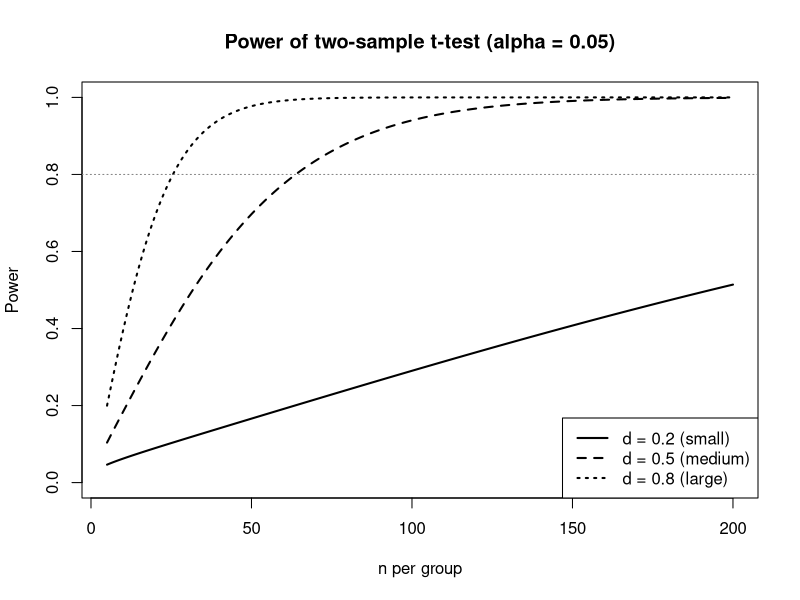

Write the R code that produced this figure.
# =============================================================
# فصل ۷ — محاسبه حجم نمونه و توان آماری (R پایه + بسته اختیاری pwr)
# اجرا از ریشه پروژه: Rscript 07_sample_size_power/code/sample_size.R
# همه نتایج را به عدد صحیح بعدی گرد کنید (ceiling).
# =============================================================
z <- function(p) qnorm(p)

## ---- ۱) برآورد یک میانگین با دقت d (نصف عرض CI)
n_mean <- function(sd, d, conf = .95) ceiling((z(1 - (1 - conf) / 2) * sd / d)^2)
cat("1) Mean, SD=15, d=2:", n_mean(15, 2), "\n")

## ---- ۲) برآورد یک نسبت با دقت مطلق d + اصلاح جامعه محدود (فرمول کوکران)
n_prop <- function(p, d, conf = .95, N = Inf) {
  n0 <- z(1 - (1 - conf) / 2)^2 * p * (1 - p) / d^2
  ceiling(if (is.finite(N)) n0 / (1 + (n0 - 1) / N) else n0)
}
cat("2) Proportion p=0.3, d=0.05:", n_prop(.3, .05),
    "| with N=2000:", n_prop(.3, .05, N = 2000),
    "| unknown p (0.5):", n_prop(.5, .05), "\n")

## ---- ۳) مقایسه دو میانگین مستقل (هر گروه)
n_two_means <- function(sd, delta, alpha = .05, power = .8, ratio = 1) {
  n1 <- (1 + 1 / ratio) * sd^2 * (z(1 - alpha / 2) + z(power))^2 / delta^2
  c(n1 = ceiling(n1), n2 = ceiling(n1 * ratio))
}
cat("3) Two means, SD=10, delta=5 (d=0.5):", n_two_means(10, 5), "\n")
print(power.t.test(delta = 5, sd = 10, power = .8))        # دقیقتر (توزیع t): 64 در هر گروه

## ---- ۴) مقایسه دو نسبت مستقل
n_two_props <- function(p1, p2, alpha = .05, power = .8) {
  pb <- (p1 + p2) / 2
  ceiling((z(1 - alpha / 2) * sqrt(2 * pb * (1 - pb)) +
           z(power) * sqrt(p1 * (1 - p1) + p2 * (1 - p2)))^2 / (p1 - p2)^2)
}
cat("\n4) Two proportions 0.30 vs 0.45:", n_two_props(.30, .45), "per group\n")
print(power.prop.test(p1 = .30, p2 = .45, power = .8))

## ---- ۵) طرح زوجی (پیش-پس): sd = انحراف معیار تفاوتها
print(power.t.test(delta = 3, sd = 8, power = .8, type = "paired"))

## ---- ۶) ضریب همبستگی (تبدیل فیشر)
n_corr <- function(r, alpha = .05, power = .8)
  ceiling(((z(1 - alpha / 2) + z(power)) / (0.5 * log((1 + r) / (1 - r))))^2 + 3)
cat("6) Correlation r=0.3:", n_corr(.3), "\n")

## ---- ۷) ANOVA یکطرفه (۳ گروه)
# between.var و within.var: واریانس میانگین گروهها و واریانس درونگروهی
print(power.anova.test(groups = 3, between.var = var(c(50, 55, 58)), within.var = 12^2, power = .8))

## ---- ۸) رگرسیون خطی چندگانه: آزمون F کل مدل با اندازه اثر f2 و u پیشبین
n_regression <- function(f2, u, alpha = .05, power = .8) {
  for (n in (u + 2):10000) {
    v <- n - u - 1
    pw <- 1 - pf(qf(1 - alpha, u, v), u, v, ncp = f2 * n)   # ncp مطابق G*Power
    if (pw >= power) return(n)
  }
}
cat("8) Regression f2=0.15, 5 predictors:", n_regression(.15, 5),
    "| rule of thumb Green (50+8m):", 50 + 8 * 5, "\n")

## ---- ۹) رگرسیون لجستیک: قاعده EPV (رویداد به ازای هر متغیر)
n_epv <- function(k, p_event, epv = 10) ceiling(epv * k / p_event)
cat("9) Logistic, 6 predictors, event rate 20%, EPV=10:", n_epv(6, .2), "\n")

## ---- ۱۰) تحلیل بقا: تعداد رویداد لازم (شوئنفلد) برای HR
events_hr <- function(hr, alpha = .05, power = .8, p_alloc = .5)
  ceiling((z(1 - alpha / 2) + z(power))^2 / (p_alloc * (1 - p_alloc) * log(hr)^2))
ev <- events_hr(.7)
cat("10) Survival, HR=0.7: events =", ev, "| if 40% will have the event: N =", ceiling(ev / .4), "\n")

## ---- ۱۱) مطالعه تشخیصی (بودرر): حساسیت مورد انتظار، دقت d، شیوع
n_sens <- function(se, d, prev, conf = .95) {
  n_dis <- z(1 - (1 - conf) / 2)^2 * se * (1 - se) / d^2
  c(diseased = ceiling(n_dis), total = ceiling(n_dis / prev))
}
cat("11) Sensitivity 0.9 ± 0.05, prevalence 20%:", n_sens(.9, .05, .2), "\n")

## ---- ۱۲) کارآزمایی عدمبرتری (پیامد پیوسته): حاشیه M، تفاوت واقعی فرضی = 0
n_noninf <- function(sd, M, true_diff = 0, alpha = .025, power = .8)
  ceiling(2 * sd^2 * (z(1 - alpha) + z(power))^2 / (M - true_diff)^2)
cat("12) Non-inferiority SD=10, margin=4 (one-sided alpha 0.025):", n_noninf(10, 4), "per group\n")

## ---- ۱۳) تعدیلها: اثر طرح خوشهای و ریزش
adjust <- function(n, m = 1, icc = 0, dropout = 0) ceiling(n * (1 + (m - 1) * icc) / (1 - dropout))
cat("13) 64/group, clusters of 20, ICC=0.05, 15% dropout:", adjust(64, 20, .05, .15), "per group\n")

## ---- ۱۴) منحنی توان: حجم نمونه در برابر توان برای d = 0.2, 0.5, 0.8
png("07_sample_size_power/code/power_curve.png", width = 750, height = 480)
ns <- 5:200
plot(NA, xlim = range(ns), ylim = c(0, 1), xlab = "n per group", ylab = "Power",
     main = "Power of two-sample t-test (alpha = 0.05)")
for (d in c(.2, .5, .8)) lines(ns, power.t.test(n = ns, delta = d, sd = 1)$power, lwd = 2, lty = which(c(.2, .5, .8) == d))
abline(h = .8, col = "grey50", lty = 3)
legend("bottomright", c("d = 0.2 (small)", "d = 0.5 (medium)", "d = 0.8 (large)"), lty = 1:3, lwd = 2)
invisible(dev.off())

## ---- ۱۵) اختیاری: بسته pwr (همخوان با G*Power)
if (requireNamespace("pwr", quietly = TRUE)) {
  library(pwr)
  print(pwr.t.test(d = .5, power = .8))
  print(pwr.2p.test(h = ES.h(.45, .30), power = .8))
  print(pwr.r.test(r = .3, power = .8))
  print(pwr.f2.test(u = 5, f2 = .15, power = .8))   # n = v + u + 1
  print(pwr.chisq.test(w = .3, df = 2, power = .8))
}
